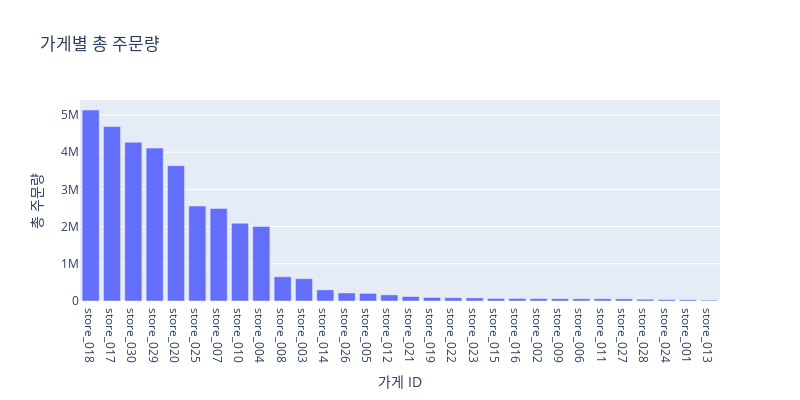

Write notebook code for a chart like this one.
### Markdown cell above
## 3. 가게별 분석

### Code cell
# 가게별 총 주문량
store_orders = df.groupby('store_id')['order_count'].sum().reset_index().sort_values('order_count', ascending=False)

fig = px.bar(store_orders, x='store_id', y='order_count', 
             title='가게별 총 주문량',
             labels={'store_id': '가게 ID', 'order_count': '총 주문량'})
fig.update_layout(width=800, height=400)  # 가게가 많아 폭 조금 넓게
fig.show()

### Figure 1 — Plotly figure (JSON) as saved in the notebook; plotly's stock layout.template omitted (floating-point values rounded to 4 significant figures)
{"data": [{"hovertemplate": "가게 ID=%{x}<br>총 주문량=%{y}<extra></extra>", "legendgroup": "", "marker": {"color": "#636efa", "pattern": {"shape": ""}}, "name": "", "orientation": "v", "showlegend": false, "textposition": "auto", "type": "bar", "x": ["store_018", "store_017", "store_030", "store_029", "store_020", "store_025", "store_007", "store_010", "store_004", "store_008", "store_003", "store_014", "store_026", "store_005", "store_012", "store_021", "store_019", "store_022", "store_023", "store_015", "store_016", "store_002", "store_009", "store_006", "store_011", "store_027", "store_028", "store_024", "store_001", "store_013"], "xaxis": "x", "y": [5132039, 4686924, 4265905, 4109824, 3636038, 2552409, 2486231, 2088617, 2003173, 651093, 599071, 299168, 216075, 204361, 164902, 119234, 95434, 88201, 83492, 68993, 68325, 64195, 61449, 59993, 59622, 57383, 46907, 38351, 34420, 22421], "yaxis": "y"}], "layout": {"barmode": "relative", "height": 400, "legend": {"tracegroupgap": 0}, "title": {"text": "가게별 총 주문량"}, "width": 800, "xaxis": {"anchor": "y", "domain": [0, 1], "title": {"text": "가게 ID"}}, "yaxis": {"anchor": "x", "domain": [0, 1], "title": {"text": "총 주문량"}}}}
